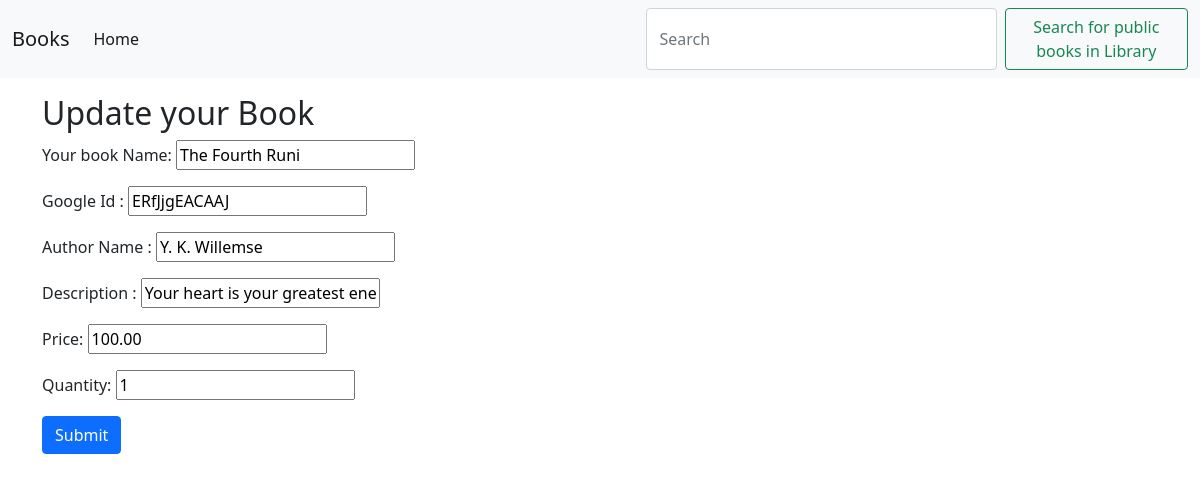
The app's page /update/15, older data.
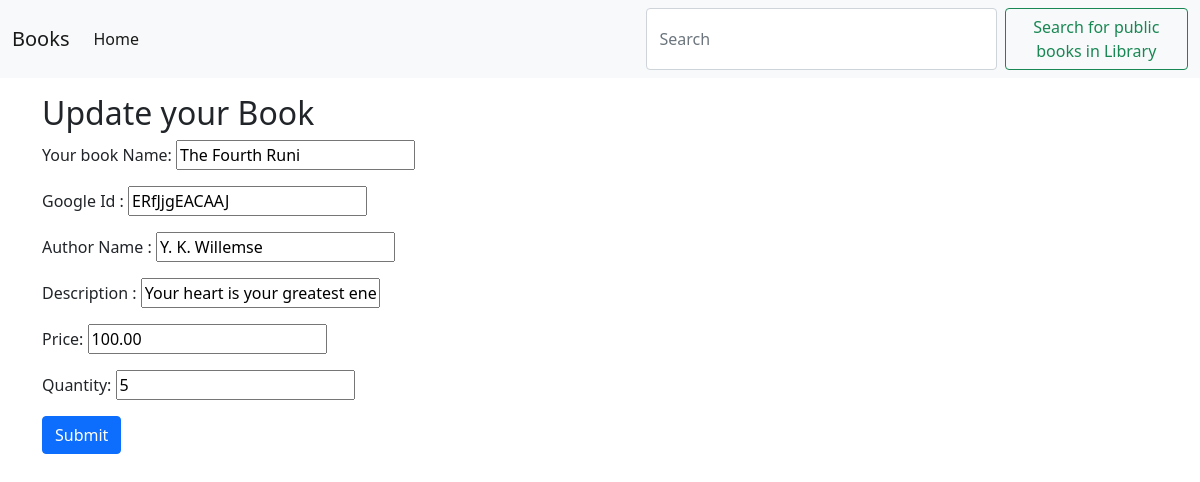
The same page, newer data.
### home_app/models.py (models this page shows, shortened)
class Book(models.Model):
    google_id = models.CharField(max_length=15,unique=True , default = 0)
    name = models.CharField(max_length=122)
    author_name = models.CharField(max_length=122)
    desc = models.TextField(default=None)
    price = models.DecimalField(
                         max_digits = 8,
                         decimal_places = 2)
    qty = models.IntegerField(default=0)
    date = models.DateField()

### home_app/views.py (the view, shortened to what this page needs)
# urls.py: path('update/<int:id>',views.update,name='update'), # UPDATE a book
def update(request,id):
    book_ob  = Book.objects.get(id=id)
    return render(request,'update.html',{'book':book_ob})

### templates/update.html (shortened to what this page needs)
{% extends 'base.html' %}
{% block body %}
<div class="container my-3">
    <h2>Update your Book </h2>
    <form action="/update/{{book.id}}" method="POST">
            <div class="mb-3">
                <label for="Book_Name">Your book Name: </label>
                <input id="name" type="text" name="name" value="{{ book.name }}">
            </div>
            <div class="mb-3">
                <label for="google_id">Google Id : </label>
                <input id="google_id" type="text" name="google_id" value="{{ book.google_id }}">
            </div>
            <div class="mb-3">
                <label for="author_name">Author Name : </label>
                <input id="author_name" type="text" name="author_name" value="{{ book.author_name }}">
            </div>
            <div class="mb-3">
                <label for="desc">Description : </label>
                <input id="desc" type="text" name="desc" value="{{ book.desc }}">
            </div>
            <div class="mb-3">
                <label for="price">Price: </label>
                <input id="price" type="text" name="price" value="{{ book.price }}">
            </div>
            <div class="mb-3">
                <label for="qty">Quantity: </label>
                <input id="qty" type="text" name="qty" value="{{ book.qty }}">
            </div>
            <button type="submit" class="btn btn-primary">Submit</button>
        </form>
</div>
{% endblock body %}

Row changes from the older to the newer data that the page shows:
changed Book "The Fourth Runi": qty "1" → "5"
